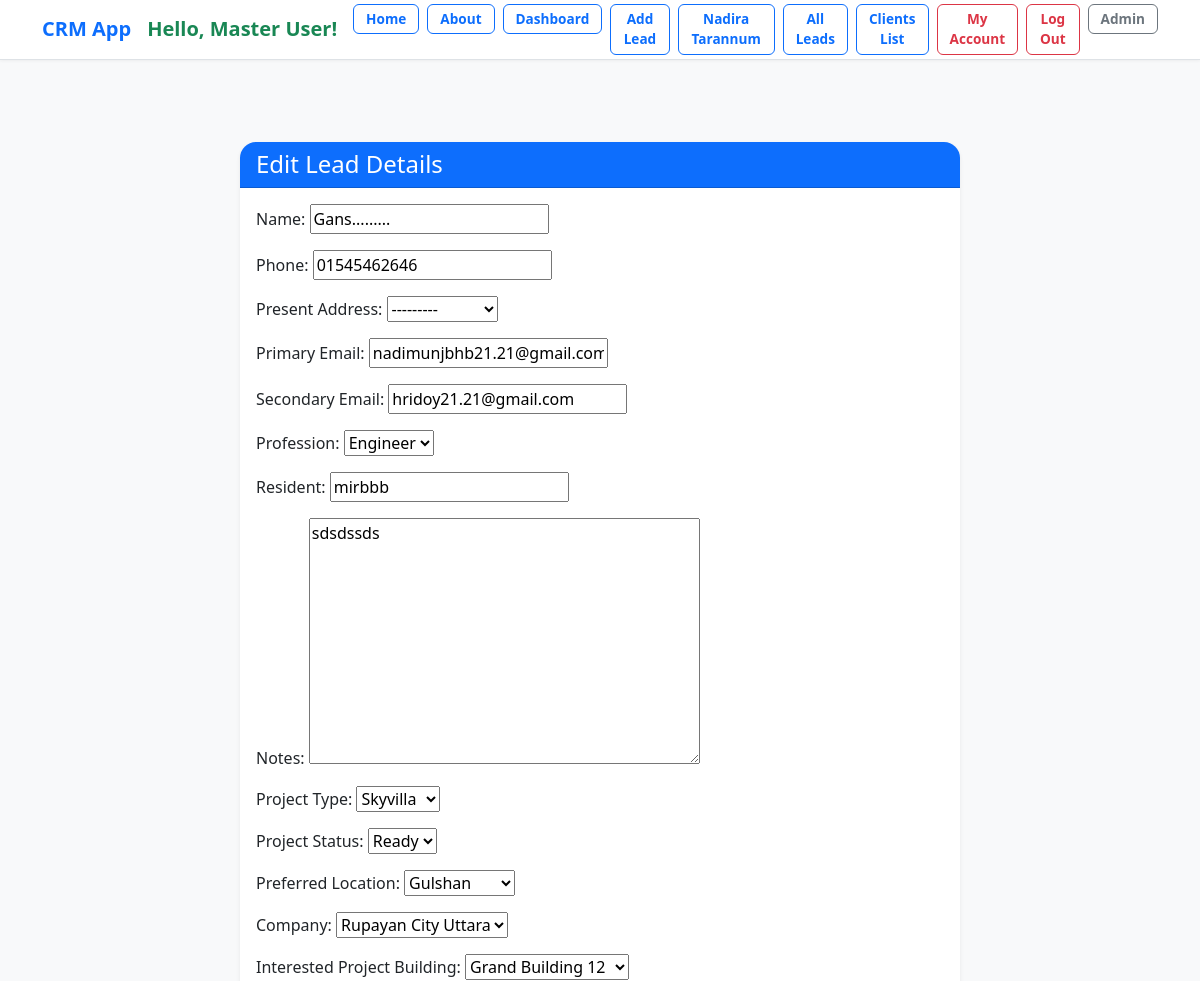
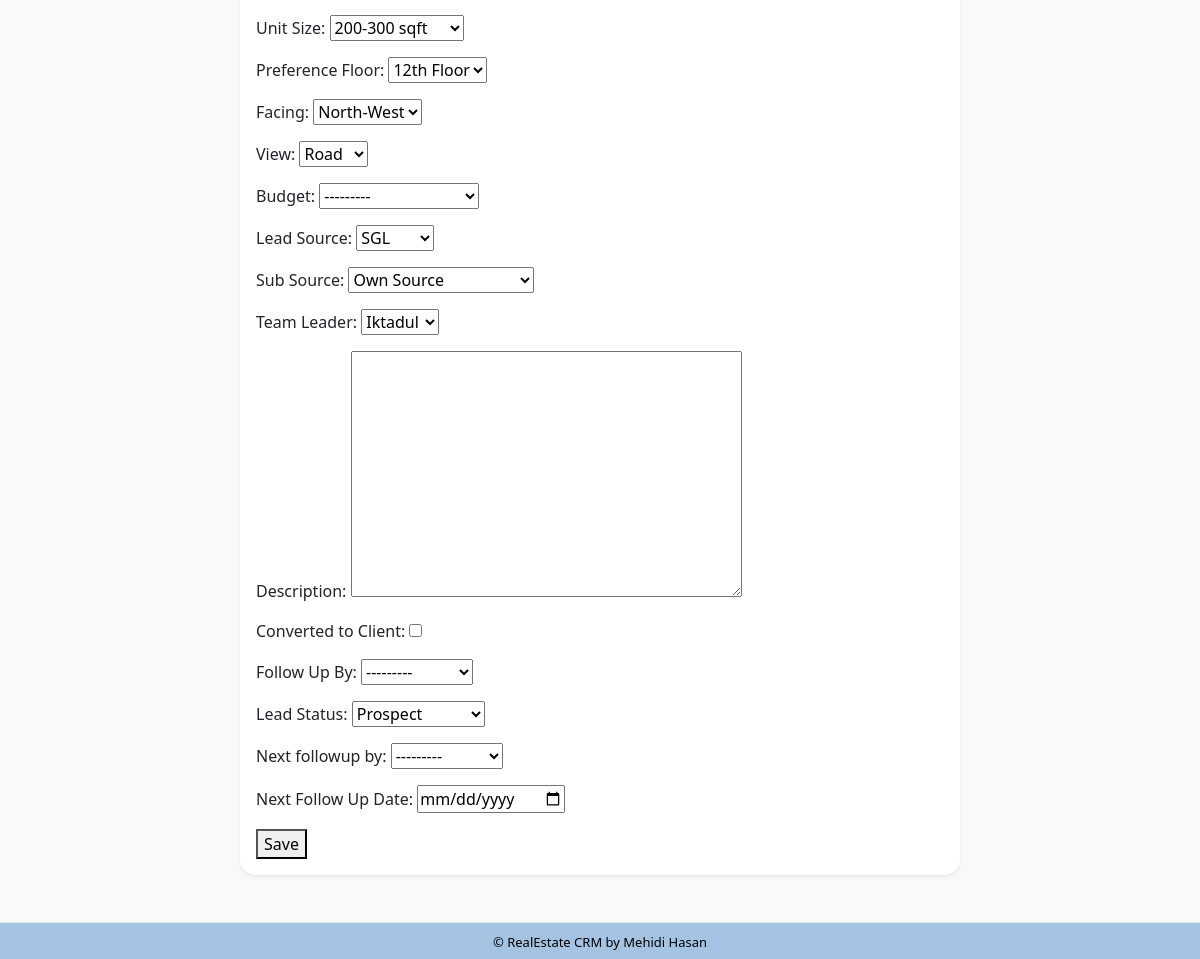
The app's page /54/edit/?redirect_to=prospect_leads (signed in), older data (2 pictures, top to bottom).
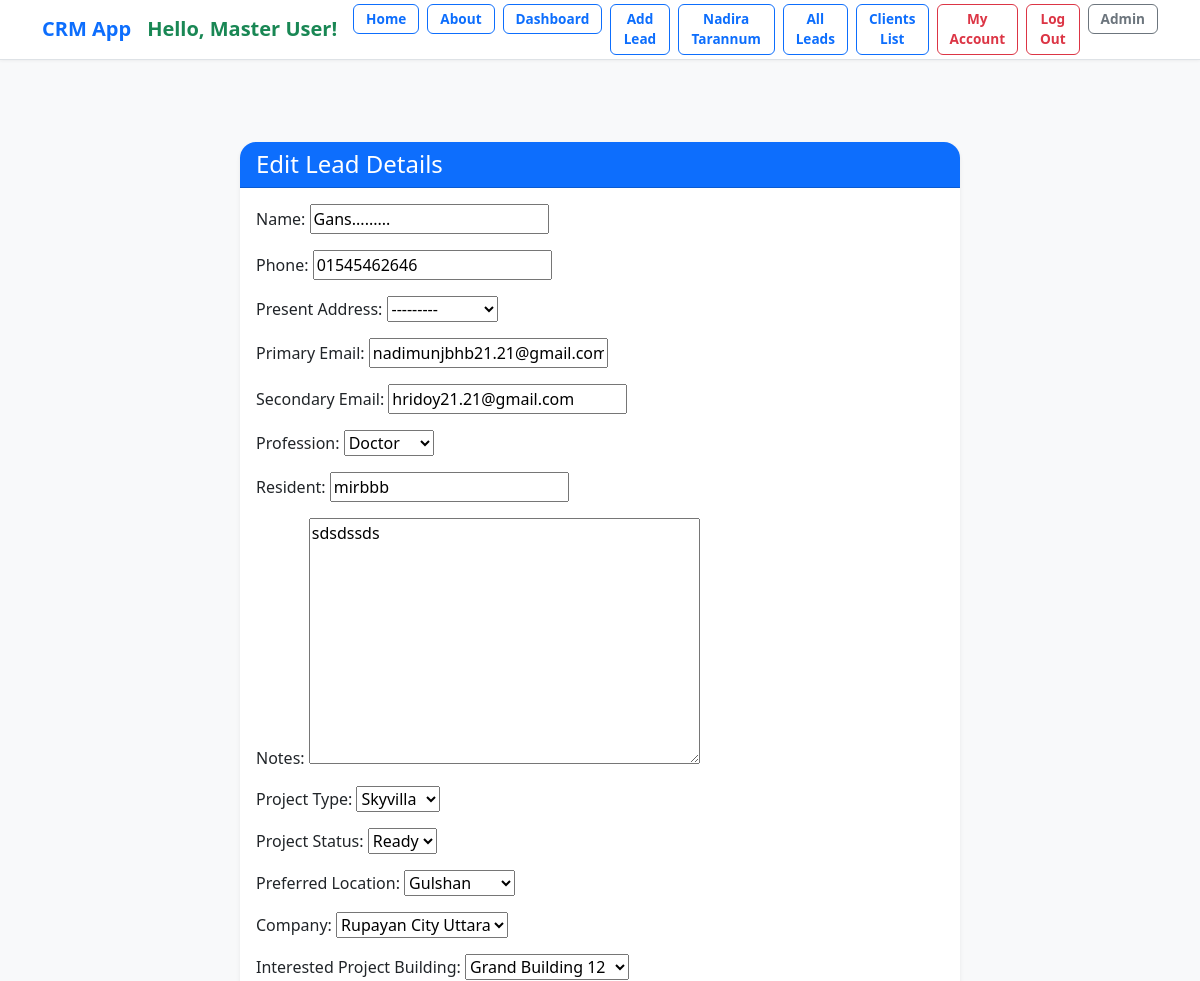
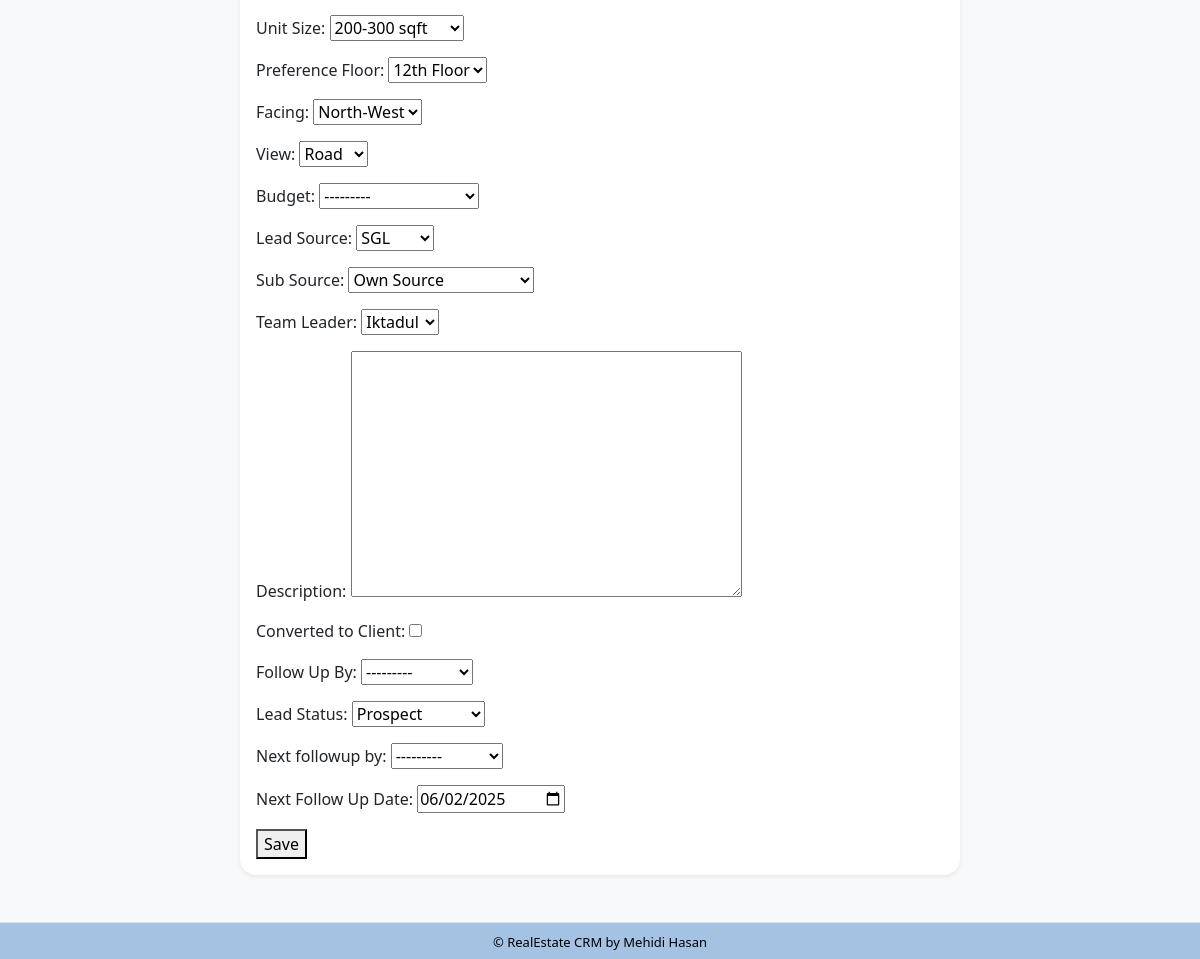
The same page, newer data (2 pictures, top to bottom).
### lead/models.py (models this page shows, shortened)
class Lead(models.Model):
    LEAD_STAGE_CHOICES = (
        ('lead', 'Lead'),
        ('prospect', 'Prospect'),
        ('high_prospect', 'High Prospect'),
        ('sold_onboard', 'Sold/On-board'),
        ('hold', 'Hold'),
        ('lost', 'Lost'),
        ('junk', 'Junk'),
    )
    PROFESSION_CHOICES = (
        ('doctor', 'Doctor'),
        ('artist', 'Artist'),
        ('engineer', 'Engineer'),
        ('teacher', 'Teacher'),
        ('student', 'Student'),
        ('other', 'Other'),
    )
    PROJECT_CHOICES = (
        ('grand', 'Grand'),
        ('majestic', 'Majestic'),
        ('skyvilla', 'Skyvilla'),
        ('maxus', 'Maxus'),
        ('other', 'Other'),
    )
    PROPERTY_STATUS_CHOICES = (
        ('ready', 'Ready'),
        ('initial', 'Initial'),
        ('going', 'Going'),
    )
    PREFERRED_LOCATION_CHOICES = (
        ('banani', 'Banani'),
        ('gulshan', 'Gulshan'),
        ('badda', 'Badda'),
        ('dhanmondi', 'Dhanmondi'),
        ('other', 'Other'),
    )
    COMPANY_CHOICES = (
        ('rupayanhousing', 'Rupayan Housing'),
        ('rupayancityuttara', 'Rupayan City Uttara'),
        ('other', 'Other'),
    )
    INTERESTED_PROJECT_BUILDING_CHOICES = (
        ('grand-building-12', 'Grand Building 12'),
        ('majestic-building-5', 'Majestic Building 5'),
        ('skyvilla-building-3', 'Skyvilla Building 3'),
        ('maxus-building-8', 'Maxus Building 8'),
        ('other', 'Other'),
    )
    UNIT_SIZE_CHOICES = (
        ('2000-2500', '2000-2500 sqft'),
        ('200-300', '200-300 sqft'),
        ('300-400', '300-400 sqft'),
        ('2500-3000', '2500-3000 sqft'),
        ('3000-3500', '3000-3500 sqft'),
        ('3500-4000', '3500-4000 sqft'),
        ('4000+', '4000+ sqft'),
        ('other', 'Other'),
    )
    PREFERENCE_FLOOR = (
        ('1st', '1st Floor'),
        ('2nd', '2nd Floor'),
        ('3rd', '3rd Floor'),
        ('4th', '4th Floor'),
        ('5th', '5th Floor'),
        ('6th', '6th Floor'),
        ('7th', '7th Floor'),
        ('8th', '8th Floor'),
        ('9th', '9th Floor'),
        ('10th', '10th Floor'),
        ('11th', '11th Floor'),
        ('12th', '12th Floor'),
        ('13th', '13th Floor'),
        ('14th', '14th Floor'),
        ('15th', '15th Floor'),
    )
    FACING_CHOICES = (
        ('east', 'East'),
        ('west', 'West'),
        ('north', 'North'),
        ('south', 'South'),
        ('north-east', 'North-East'),
        ('north-west', 'North-West'),
        ('south-east', 'South-East'),
        ('south-west', 'South-West'),
        ('other', 'Other'),
    )
    VIEW_CHOICES = (
        ('road', 'Road'),
        ('park', 'Park'),
        ('lake', 'Lake'),
        ('city', 'City'),
        ('other', 'Other'),
    )
    BUDGET_CHOICES = (
        ('less-than-50-lakh', 'Less than 50 Lakh'),
        ('less-than-1-crore', 'Less than 1 Crore'),
        ('1-crore-to-2-crore', '1 Crore to 2 Crore'),
        ('2-crore-to-3-crore', '2 Crore to 3 Crore'),
        ('3-crore-to-4-crore', '3 Crore to 4 Crore'),
        ('4-crore-to-5-crore', '4 Crore to 5 Crore'),
        ('more-than-5-crore', 'More than 5 Crore'),
        ('other', 'Other'),
    )
    LEAD_SOURCE_CHOICES = (
        ('sgl', 'SGL'),
        ('walkin', 'Walk-in'),
        ('other', 'Other'),
    )
    SUB_SOURCE_CHOICES = (
        ('ownsource', 'Own Source'),
        ('referral', 'Referral'),
        ('doorto-door', 'Door to Door'),
        ('social-media', 'Social Media'),
        ('online-advertisement', 'Online Advertisement'),
        ('other', 'Other'),
    )
    TEAM_LEADER_CHOICES = (
        ('iktadul', 'Iktadul'),
        ('salman', 'Salman'),
        ('other', 'Other'),
    )
    FOLLOWUP_STATUS_CHOICES = (
        ('call', 'Call'),
        ('email', 'Email'),
        ('int Meeting', 'Int Meeting'),
        ('Ext Meeting', 'Ext Meeting'),
        ('project visit', 'Project Visit'),
        ('sold', 'Sold'),
        ('onboard', 'On-board'),
        ('junk', 'Junk'),
    )
    name = models.CharField("Name", max_length=50)
    team = models.ForeignKey(Team, on_delete=models.CASCADE, null=True, blank=True)
    phone = models.CharField(
    "Phone",
        max_length=11,
        unique=True,
        validators=[
            RegexValidator(
                regex=r'^\d{11}$',
                message='Phone number must contain only numbers.',
                code='invalid_phone'
            )
        ]
    )
    present_address = models.CharField("Present Address", max_length=20, choices=PREFERRED_LOCATION_CHOICES, blank=True, null=True)
    primaryemail = models.EmailField("Primary Email", blank=True, null=True)
    secondaryemail = models.EmailField("Secondary Email", blank=True, null=True)
    profession = models.CharField("Profession", max_length=20, choices=PROFESSION_CHOICES, blank=True, null=True)
    resident = models.CharField("Resident", max_length=100, blank=True, null=True)
    notes = models.TextField("Notes", blank=True, null=True)
    projecttype = models.CharField("Project Type", max_length=20, choices=PROJECT_CHOICES, blank=True, null=True)
    projectstatus = models.CharField("Project Status", max_length=20, choices=PROPERTY_STATUS_CHOICES, default='ready', blank=True, null=True)
    preferred_location = models.CharField("Preferred Location", max_length=20, choices=PREFERRED_LOCATION_CHOICES, blank=True, null=True)
    company = models.CharField("Company", max_length=20, choices=COMPANY_CHOICES, default="rupayancityuttara", null=True)
    interested_project_building = models.CharField("Interested Project Building", max_length=30, choices=INTERESTED_PROJECT_BUILDING_CHOICES, blank=True, null=True)
    unit_size = models.CharField("Unit Size", max_length=20, choices=UNIT_SIZE_CHOICES, blank=True, null=True)
    preference_floor = models.CharField("Preference Floor", max_length=20, choices=PREFERENCE_FLOOR, blank=True, null=True)
    facing = models.CharField("Facing", max_length=20, choices=FACING_CHOICES, blank=True, null=True)
    view = models.CharField("View", max_length=20, choices=VIEW_CHOICES, blank=True, null=True)
    budget = models.CharField("Budget", max_length=20, choices=BUDGET_CHOICES, blank=True, null=True)
    leadsource = models.CharField("Lead Source", max_length=20, choices=LEAD_SOURCE_CHOICES, default='sgl', blank=True, null=True)
    subsource = models.CharField("Sub Source", max_length=20, choices=SUB_SOURCE_CHOICES, default='ownsource',blank=True, null=True)
    teamleader = models.CharField("Team Leader", max_length=20, choices=TEAM_LEADER_CHOICES, default='iktadul',blank=True, null=True)
    description = models.TextField("Description", blank=True, null=True)
    converted_to_client = models.BooleanField("Converted to Client", default=False)
    created_by = models.ForeignKey(User, related_name='leads', on_delete=models.CASCADE)
    created_at = models.DateTimeField("Created At", auto_now_add=True)
    modified_at = models.DateTimeField("Modified At", auto_now=True)
    followup_by = models.CharField("Follow Up By", max_length=50, choices=FOLLOWUP_STATUS_CHOICES, blank=True, null=True)
    lead_status = models.CharField("Lead Status", max_length=20, choices=LEAD_STAGE_CHOICES, default="lead", null=True)
    next_followup_by = models.CharField(max_length=20, choices=FOLLOWUP_STATUS_CHOICES, blank=True, null=True)
    next_followup_date = models.DateField("Next Follow Up Date", blank=True, null=True)
    modified_at = models.DateTimeField(auto_now=True)
    unique_id = models.CharField(max_length=255, unique=True, blank=True, null=True)

### dashboard/views.py (the view)
# urls.py: path("<int:pk>/edit/", views.edit_leads, name='edit_leads'),
@login_required
def edit_leads(request, pk):
    lead = get_object_or_404(Lead, pk=pk)
    redirect_to = request.POST.get('redirect_to') if request.method == "POST" else request.GET.get('redirect_to', 'lead_leads')
    if request.method == "POST":
        form = AddLeadForm(request.POST, instance=lead)
        if form.is_valid():
            form.save()
            messages.success(request, "The changes were saved successfully.")
            if redirect_to in [
                'prospect_leads', 'junk_leads', 'high_priority_leads',
                'lost_leads', 'sold_onboard_leads', 'hold_leads', 'lead_leads'
            ]:
                return redirect(redirect_to)
            else:
                return redirect('lead_leads')  # default fallback
        else:
            messages.error(request, "Please correct the error(s) below.")
    else:
        form = AddLeadForm(instance=lead)
    context = {
        "form": form,
        "lead": lead,
        "redirect_to": redirect_to,  # Pass to template
    }
    return render(request, "dashboard/edit_lead.html", context)

### lead/forms.py
class AddLeadForm(forms.ModelForm):
    class Meta:
        model = Lead
        exclude = ['created_by', 'team','unique_id', ]
        widgets = {
            'created_at': forms.DateTimeInput(attrs={'type': 'datetime-local'}),
            'phone': forms.TextInput(attrs={
        'type': 'tel',  # numeric keypad on mobile, no spinner buttons
        'maxlength': '11',
        'pattern': r'\d{11}',  # HTML5 pattern for validation (exactly 11 digits)
        'oninput': "this.value = this.value.replace(/[^0-9]/g, '').slice(0,11);"  # JS to allow only digits and limit length
    }),
            'modified_at': forms.DateTimeInput(attrs={'type': 'datetime-local'}),
            'next_followup_date': forms.DateInput(attrs={'type': 'date'}),
        }

### dashboard/templates/dashboard/edit_lead.html (shortened to what this page needs)
{% extends 'crm/base.html' %}
{% block content %}
<div class="container my-4">
  <div class="row justify-content-center">
    <div class="col-lg-8 col-md-10">
      <div class="card shadow-sm border-0 rounded-4">
        <div class="card-header bg-primary text-white rounded-top-4">
          <h4 class="mb-0">Edit Lead Details</h4>
        </div>
        <div class="card-body">
       <form method="POST">
    {{ form.as_p }}
    <button type="submit">Save</button>
</form>
        </div>
      </div>
    </div>
  </div>
</div>
{% endblock %}

Row changes from the older to the newer data that the page shows:
changed Lead "nadimunjbhb21.21@gmail.com": profession "Engineer" → "Doctor"; next_followup_date (not shown) → "06/02/2025"
